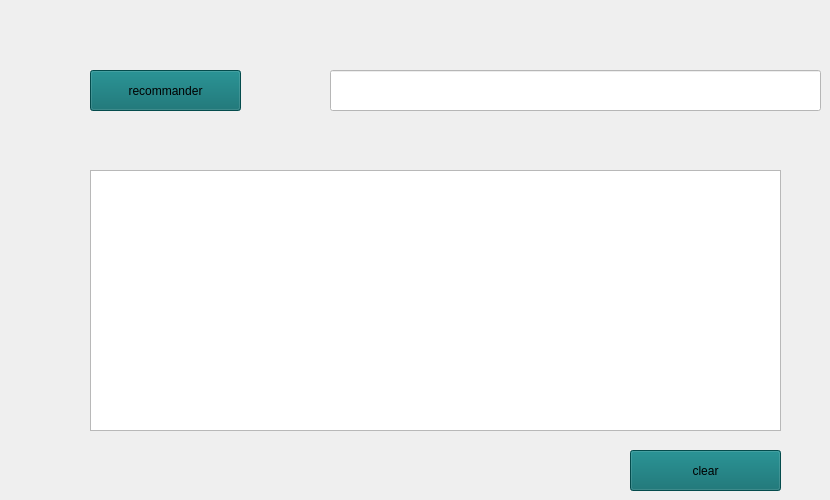
    <widget class="QWidget" name="tab_6">
     <attribute name="title">
      <string>recommandation</string>
     </attribute>
     <widget class="QPushButton" name="recommander">
      <property name="geometry">
       <rect>
        <x>90</x>
        <y>70</y>
        <width>151</width>
        <height>41</height>
       </rect>
      </property>
      <property name="styleSheet">
       <string notr="true">background-color: rgb(5, 105, 107);</string>
      </property>
      <property name="text">
       <string>recommander</string>
      </property>
     </widget>
     <widget class="QLineEdit" name="idpatient">
      <property name="geometry">
       <rect>
        <x>330</x>
        <y>70</y>
        <width>491</width>
        <height>41</height>
       </rect>
      </property>
      <property name="styleSheet">
       <string notr="true">background-color: rgb(255, 255, 255);</string>
      </property>
     </widget>
     <widget class="QTextEdit" name="resultat">
      <property name="geometry">
       <rect>
        <x>90</x>
        <y>170</y>
        <width>691</width>
        <height>261</height>
       </rect>
      </property>
     </widget>
     <widget class="QPushButton" name="recommander_2">
      <property name="geometry">
       <rect>
        <x>630</x>
        <y>450</y>
        <width>151</width>
        <height>41</height>
       </rect>
      </property>
      <property name="styleSheet">
       <string notr="true">background-color: rgb(5, 105, 107);</string>
      </property>
      <property name="text">
       <string>clear</string>
      </property>
     </widget>
    </widget>
